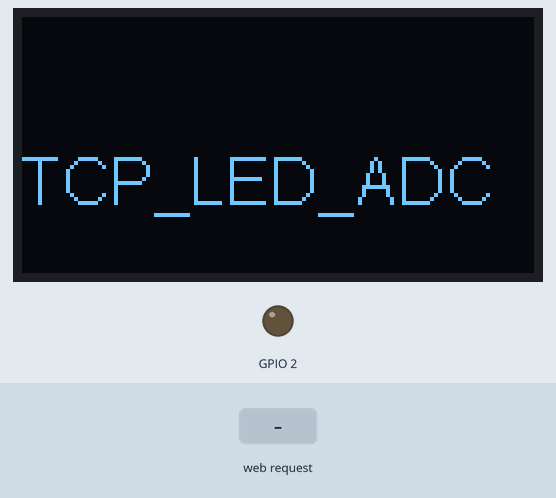
This sketch was run on a simulated ESP32. On the bench: 128×64 one-colour display, output pins drawn as LEDs (lit = HIGH). The inputs (shaded band) are chosen by the test bench. WiFi joins after 1.5 s; servers stay silent unless stated; what the sketch prints to the serial monitor is not drawn.

Above: at 0.1 s.
At 2.7 s:
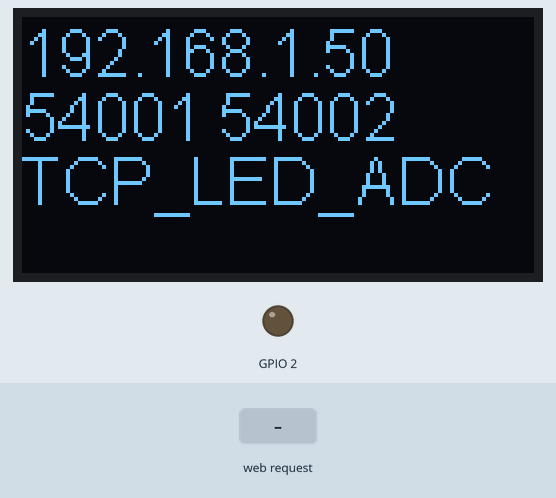
2.8 s: HTTP request GET /leddata received
At 2.82 s:
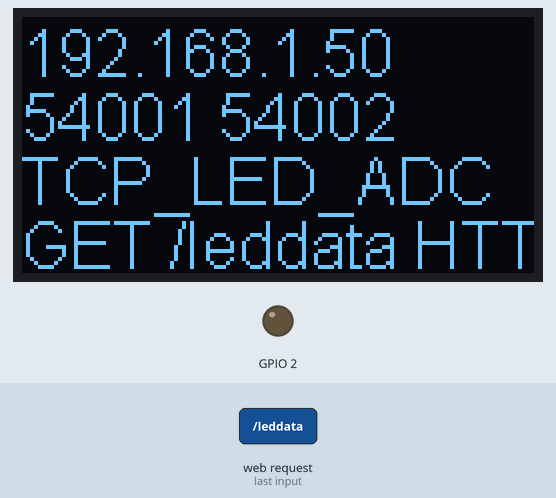
Timing chart, 0 to 5.8 s (numbered marks = the images above; inputs shaded):
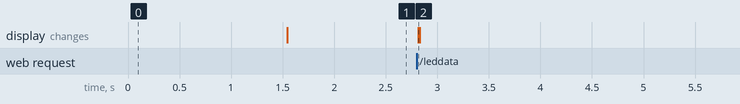

The sketch:

TCP_LED_ADC.ino
```cpp
#include <Wire.h>
#include "SSD1306Wire.h"
#include <WiFi.h>
#include "Ticker.h"

const char* ssid = "--ssid--"; // 要変更
const char* password = "--password--"; // 要変更
const int socketPort = 54001;
const int socketPort2 = 54002;

void mySetup(); // このスケッチ固有のsetup()
void myLoop(); // このスケッチ固有のloop()
String process(String str); // 受信したメッセージを処理

SSD1306Wire display(0x3c, 21, 22);
String displayBuffer[4];
void updateDisplay() {
  display.clear();
  display.flipScreenVertically();
  display.setFont(ArialMT_Plain_16);
  for (int i = 0; i < 4; i++) {
    display.drawString(0, i * 16, displayBuffer[i]);
  }
  display.display();
}

Ticker messageTimer;
volatile bool updateRequest = false;
void showMessage(String s, float seconds) {
  displayBuffer[3] = s;
  updateDisplay();
  messageTimer.once(seconds, hideMessage);
}
void hideMessage() {
  displayBuffer[3] = "";
  updateRequest = true;
}

WiFiServer server(socketPort);
WiFiServer server2(socketPort2);
WiFiClient client;
WiFiClient client2;

void broadcastEventTXT(String str) {
  if (client2.connected()) {
    client2.println(str);
  }
}

void setup() {
  Serial.begin(57600);
  display.init();

  // このスケッチ固有のsetup()を実行
  mySetup();

  // アクセスポイントに接続
  Serial.println("Connecting");
  WiFi.begin(ssid, password);
  while (WiFi.status() != WL_CONNECTED) {
    delay(500);
    Serial.print(".");
  }

  // TCPサーバーを起動
  server.begin();
  server2.begin();

  Serial.println();
  Serial.println("Server started (" + WiFi.localIP().toString() + ")");
  Serial.println(String(socketPort) + " " + String(socketPort2));

  displayBuffer[0] = WiFi.localIP().toString();
  displayBuffer[1] = String(socketPort) + " " + String(socketPort2);
  updateDisplay();
}

void loop() {
  if (updateRequest) {
    updateRequest = false;
    updateDisplay();
  }

  // このスケッチ固有のloop()を実行
  myLoop();

  if (!client.connected()) {
    client = server.available();
  } else {
    if (client.available()) {
      String inputString = client.readStringUntil('\n');
      inputString.trim();
      String outputString = process(inputString);
      if (outputString != "") {
        client.println(outputString);
      }
    }
  }
  if (!client2.connected()) {
    client2 = server2.available();
  }
}

// 以下、このスケッチ固有の記述

void mySetup() {
  pinMode(2, OUTPUT);
  analogSetPinAttenuation(39, ADC_11db);

  displayBuffer[2] = "TCP_LED_ADC";
  updateDisplay();
}

void myLoop() {

}

String process(String str) {
  showMessage(str, 0.5);

  if (str.startsWith("d2 ")) {
    str = str.substring(str.indexOf(' ') + 1);
    digitalWrite(2, str.toInt());
  } else if (str == "leddata") {
    String v = String(analogRead(39));
    String ms = String(millis());
    return "2 " + v + " " + ms;
  }

  return "";
}
```

Measured:
- after the input at 2.8 s, the display: changes at once (image 2)
